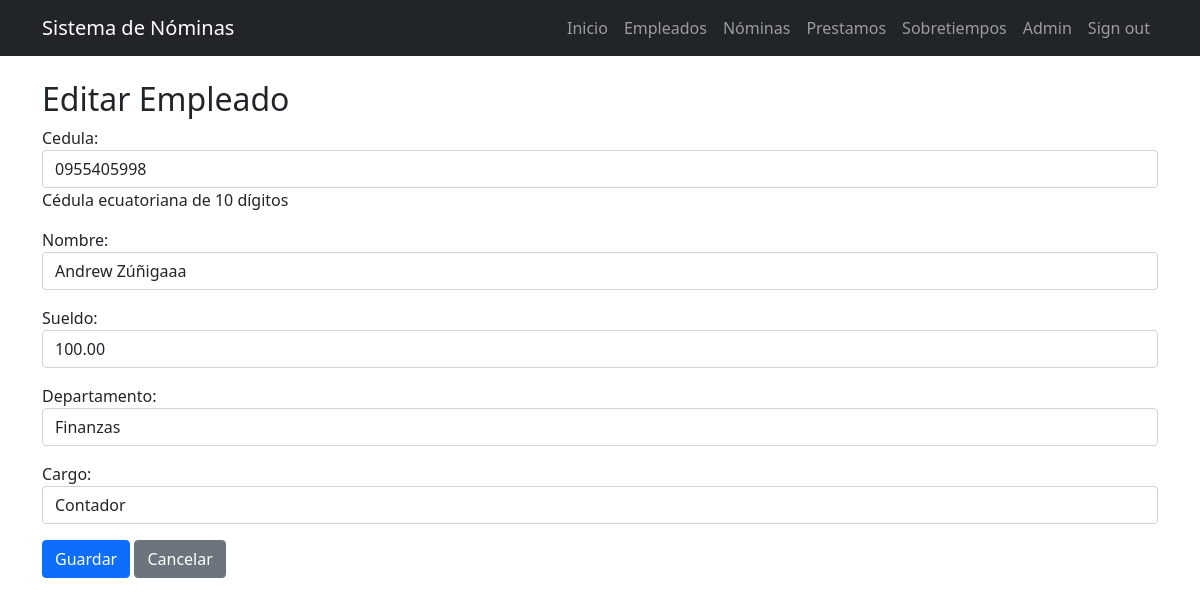
/empleados/2/update/ (signed in), run on the app's committed database.
### nomina/models.py (models this page shows, shortened)
class Empleado(models.Model):
    cedula = models.CharField(
        max_length=10,
        unique=True,
        validators=[
            RegexValidator(
                regex=r'^\d{10}$',
                message='La cédula debe tener exactamente 10 dígitos numéricos.'
            )
        ],
        help_text='Cédula ecuatoriana de 10 dígitos'
    )
    nombre = models.CharField(max_length=100)
    sueldo = models.DecimalField(max_digits=10, decimal_places=2,validators=[MinValueValidator(0, 'El sueldo no puede ser negativo.')])
    departamento = models.CharField(max_length=100)
    cargo = models.CharField(max_length=100)

### nomina/views.py (the view, shortened to what this page needs)
# urls.py: path('empleados/<int:pk>/update/', EmpleadoUpdateView.as_view(), name='empleado_update'),
class EmpleadoUpdateView(LoginRequiredMixin, UpdateView):
    model = Empleado
    form_class = EmpleadoForm
    template_name = "nomina/empleado_form.html"
    success_url = reverse_lazy("nomina:empleado_list")

### nomina/forms.py
class EmpleadoForm(forms.ModelForm):
    class Meta:
        model = Empleado
        fields = ['cedula', 'nombre', 'sueldo', 'departamento', 'cargo']
        widgets = {
            'cedula': forms.TextInput(attrs={
                'class': 'form-control',
                'pattern': '[0-9]{10}',
                'title': '10 dígitos numéricos',
                'maxlength': '10'
            }),
            'nombre': forms.TextInput(attrs={'class': 'form-control'}),
            'sueldo': forms.NumberInput(attrs={
                'class': 'form-control',
                'min': '0',
                'step': '0.01'
            }),
            'departamento': forms.TextInput(attrs={'class': 'form-control'}),
            'cargo': forms.TextInput(attrs={'class': 'form-control'}),
        }

### nomina/templates/nomina/empleado_form.html (shortened to what this page needs)
{% extends 'nomina/base.html' %}
{% block content %}
<h2>{% if form.instance.pk %}Editar{% else %}Nuevo{% endif %} Empleado</h2>
<form method="post">
    <div class="mb-3">
        {{ form.as_p }}
    </div>
    <button type="submit" class="btn btn-primary">Guardar</button>
    <a href="{% url 'nomina:empleado_list' %}" class="btn btn-secondary">Cancelar</a>
</form>
{% endblock %}

### data on the page
Empleado: cedula "0955405998", nombre "Andrew Zúñigaaa", sueldo "100.00", departamento "Finanzas", cargo "Contador"
